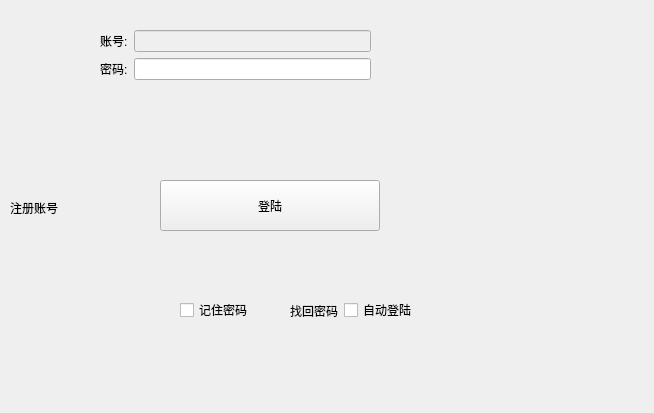
<?xml version="1.0" encoding="UTF-8"?>
<ui version="4.0">
 <class>MainWindow</class>
 <widget class="QMainWindow" name="MainWindow">
  <property name="enabled">
   <bool>true</bool>
  </property>
  <property name="geometry">
   <rect>
    <x>0</x>
    <y>0</y>
    <width>654</width>
    <height>413</height>
   </rect>
  </property>
  <property name="minimumSize">
   <size>
    <width>400</width>
    <height>230</height>
   </size>
  </property>
  <property name="windowTitle">
   <string>MainWindow</string>
  </property>
  <widget class="QWidget" name="centralwidget">
   <widget class="QWidget" name="">
    <property name="geometry">
     <rect>
      <x>180</x>
      <y>290</y>
      <width>240</width>
      <height>41</height>
     </rect>
    </property>
    <layout class="QHBoxLayout" name="horizontalLayout_3">
     <item>
      <widget class="QCheckBox" name="checkBox">
       <property name="text">
        <string>记住密码</string>
       </property>
      </widget>
     </item>
     <item>
      <widget class="QLabel" name="label_3">
       <property name="cursor">
        <cursorShape>PointingHandCursor</cursorShape>
       </property>
       <property name="text">
        <string>找回密码</string>
       </property>
       <property name="alignment">
        <set>Qt::AlignRight|Qt::AlignTrailing|Qt::AlignVCenter</set>
       </property>
      </widget>
     </item>
     <item>
      <widget class="QCheckBox" name="checkBox_2">
       <property name="text">
        <string>自动登陆</string>
       </property>
      </widget>
     </item>
    </layout>
   </widget>
   <widget class="QPushButton" name="pushButton">
    <property name="geometry">
     <rect>
      <x>160</x>
      <y>180</y>
      <width>220</width>
      <height>51</height>
     </rect>
    </property>
    <property name="autoFillBackground">
     <bool>false</bool>
    </property>
    <property name="text">
     <string>登陆</string>
    </property>
   </widget>
   <widget class="QLabel" name="label_4">
    <property name="geometry">
     <rect>
      <x>10</x>
      <y>200</y>
      <width>60</width>
      <height>16</height>
     </rect>
    </property>
    <property name="font">
     <font>
      <underline>false</underline>
      <strikeout>false</strikeout>
      <kerning>true</kerning>
     </font>
    </property>
    <property name="cursor">
     <cursorShape>PointingHandCursor</cursorShape>
    </property>
    <property name="text">
     <string>注册账号</string>
    </property>
   </widget>
   <widget class="QWidget" name="">
    <property name="geometry">
     <rect>
      <x>100</x>
      <y>30</y>
      <width>271</width>
      <height>101</height>
     </rect>
    </property>
    <layout class="QFormLayout" name="formLayout">
     <item row="0" column="0">
      <widget class="QLabel" name="label">
       <property name="text">
        <string>账号:</string>
       </property>
      </widget>
     </item>
     <item row="0" column="1">
      <widget class="QLineEdit" name="lineEdit">
       <property name="enabled">
        <bool>false</bool>
       </property>
      </widget>
     </item>
     <item row="1" column="0">
      <widget class="QLabel" name="label_2">
       <property name="text">
        <string>密码:</string>
       </property>
      </widget>
     </item>
     <item row="1" column="1">
      <widget class="QLineEdit" name="lineEdit_2"/>
     </item>
    </layout>
   </widget>
  </widget>
 </widget>
 <resources/>
 <connections/>
</ui>
